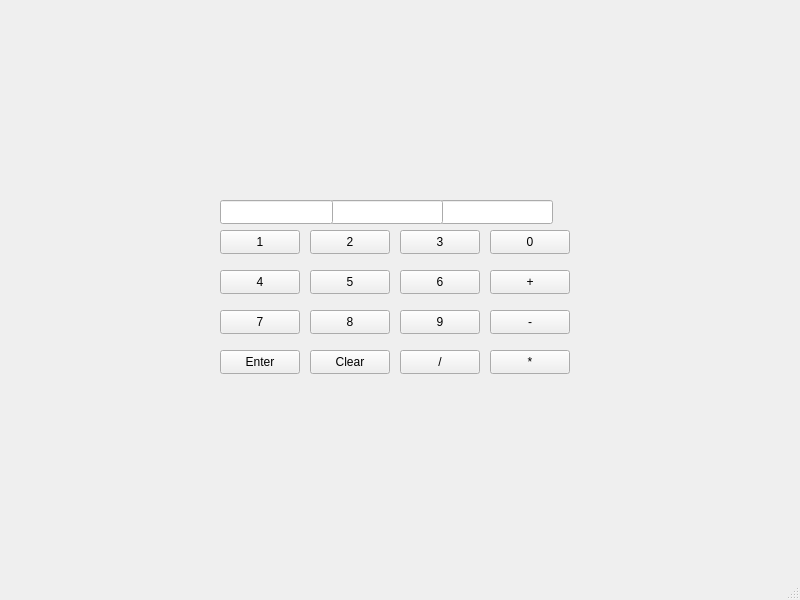
<?xml version="1.0" encoding="UTF-8"?>
<ui version="4.0">
 <class>MainWindow</class>
 <widget class="QMainWindow" name="MainWindow">
  <property name="geometry">
   <rect>
    <x>0</x>
    <y>0</y>
    <width>800</width>
    <height>600</height>
   </rect>
  </property>
  <property name="windowTitle">
   <string>MainWindow</string>
  </property>
  <widget class="QWidget" name="centralwidget">
   <widget class="QLineEdit" name="resultEdit">
    <property name="geometry">
     <rect>
      <x>440</x>
      <y>200</y>
      <width>113</width>
      <height>24</height>
     </rect>
    </property>
   </widget>
   <widget class="QLineEdit" name="num2Edit">
    <property name="geometry">
     <rect>
      <x>330</x>
      <y>200</y>
      <width>113</width>
      <height>24</height>
     </rect>
    </property>
   </widget>
   <widget class="QLineEdit" name="num1Edit">
    <property name="geometry">
     <rect>
      <x>220</x>
      <y>200</y>
      <width>113</width>
      <height>24</height>
     </rect>
    </property>
   </widget>
   <widget class="QPushButton" name="btn1">
    <property name="geometry">
     <rect>
      <x>220</x>
      <y>230</y>
      <width>80</width>
      <height>24</height>
     </rect>
    </property>
    <property name="text">
     <string>1</string>
    </property>
   </widget>
   <widget class="QPushButton" name="btn2">
    <property name="geometry">
     <rect>
      <x>310</x>
      <y>230</y>
      <width>80</width>
      <height>24</height>
     </rect>
    </property>
    <property name="text">
     <string>2</string>
    </property>
   </widget>
   <widget class="QPushButton" name="btn3">
    <property name="geometry">
     <rect>
      <x>400</x>
      <y>230</y>
      <width>80</width>
      <height>24</height>
     </rect>
    </property>
    <property name="text">
     <string>3</string>
    </property>
   </widget>
   <widget class="QPushButton" name="btn4">
    <property name="geometry">
     <rect>
      <x>220</x>
      <y>270</y>
      <width>80</width>
      <height>24</height>
     </rect>
    </property>
    <property name="text">
     <string>4</string>
    </property>
   </widget>
   <widget class="QPushButton" name="btn5">
    <property name="geometry">
     <rect>
      <x>310</x>
      <y>270</y>
      <width>80</width>
      <height>24</height>
     </rect>
    </property>
    <property name="text">
     <string>5</string>
    </property>
   </widget>
   <widget class="QPushButton" name="btn6">
    <property name="geometry">
     <rect>
      <x>400</x>
      <y>270</y>
      <width>80</width>
      <height>24</height>
     </rect>
    </property>
    <property name="text">
     <string>6</string>
    </property>
   </widget>
   <widget class="QPushButton" name="btn7">
    <property name="geometry">
     <rect>
      <x>220</x>
      <y>310</y>
      <width>80</width>
      <height>24</height>
     </rect>
    </property>
    <property name="text">
     <string>7</string>
    </property>
   </widget>
   <widget class="QPushButton" name="btn8">
    <property name="geometry">
     <rect>
      <x>310</x>
      <y>310</y>
      <width>80</width>
      <height>24</height>
     </rect>
    </property>
    <property name="text">
     <string>8</string>
    </property>
   </widget>
   <widget class="QPushButton" name="btn9">
    <property name="geometry">
     <rect>
      <x>400</x>
      <y>310</y>
      <width>80</width>
      <height>24</height>
     </rect>
    </property>
    <property name="text">
     <string>9</string>
    </property>
   </widget>
   <widget class="QPushButton" name="btn0">
    <property name="geometry">
     <rect>
      <x>490</x>
      <y>230</y>
      <width>80</width>
      <height>24</height>
     </rect>
    </property>
    <property name="text">
     <string>0</string>
    </property>
   </widget>
   <widget class="QPushButton" name="addBtn">
    <property name="geometry">
     <rect>
      <x>490</x>
      <y>270</y>
      <width>80</width>
      <height>24</height>
     </rect>
    </property>
    <property name="text">
     <string>+</string>
    </property>
   </widget>
   <widget class="QPushButton" name="divBtn">
    <property name="geometry">
     <rect>
      <x>490</x>
      <y>310</y>
      <width>80</width>
      <height>24</height>
     </rect>
    </property>
    <property name="text">
     <string>-</string>
    </property>
   </widget>
   <widget class="QPushButton" name="mulBtn">
    <property name="geometry">
     <rect>
      <x>490</x>
      <y>350</y>
      <width>80</width>
      <height>24</height>
     </rect>
    </property>
    <property name="text">
     <string>*</string>
    </property>
   </widget>
   <widget class="QPushButton" name="subBtn">
    <property name="geometry">
     <rect>
      <x>400</x>
      <y>350</y>
      <width>80</width>
      <height>24</height>
     </rect>
    </property>
    <property name="text">
     <string>/</string>
    </property>
   </widget>
   <widget class="QPushButton" name="clearBtn">
    <property name="geometry">
     <rect>
      <x>310</x>
      <y>350</y>
      <width>80</width>
      <height>24</height>
     </rect>
    </property>
    <property name="text">
     <string>Clear</string>
    </property>
   </widget>
   <widget class="QPushButton" name="enterBtn">
    <property name="geometry">
     <rect>
      <x>220</x>
      <y>350</y>
      <width>80</width>
      <height>24</height>
     </rect>
    </property>
    <property name="text">
     <string>Enter</string>
    </property>
   </widget>
  </widget>
  <widget class="QMenuBar" name="menubar">
   <property name="geometry">
    <rect>
     <x>0</x>
     <y>0</y>
     <width>800</width>
     <height>21</height>
    </rect>
   </property>
  </widget>
  <widget class="QStatusBar" name="statusbar"/>
 </widget>
 <resources/>
 <connections/>
</ui>
